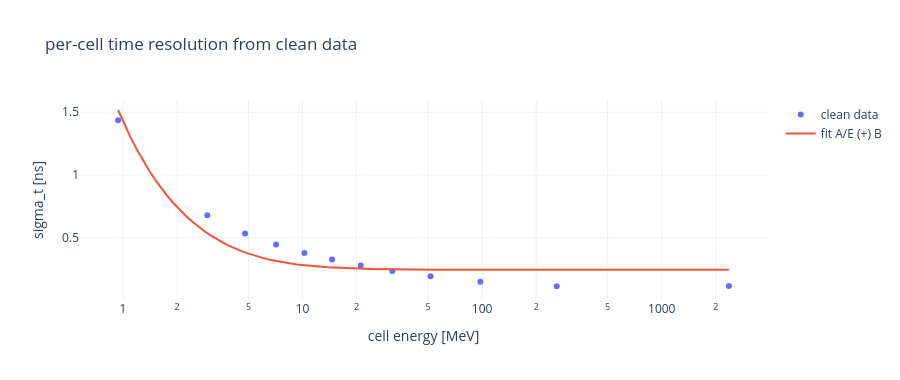

Notebook cell for this chart:
### Markdown cell above
## Measure sigma_t(E) from clean data (TOF-corrected)

Per clean window: event time = median of valid TOF-corrected cell times; residual per cell vs its energy; robust 68% width per log-energy bin; fit sigma_t(E) = sqrt((A/E)^2 + B^2). Fit on clean only - no leakage into the minbias test split.

### Code cell
def robust_sigma(x):
    x = np.sort(np.asarray(x))
    n = len(x)
    if n < 8: return np.nan
    k = max(1, int(np.floor(0.683 * n)))
    return 0.5 * np.min(x[k:] - x[:n - k])
pairs = []
for ev in CE:
    m = (np.maximum(np.abs(ev['di']), np.abs(ev['dj'])) <= W) & (ev['e'] >= THRESH)
    r = np.hypot(ev['x'][m], ev['y'][m])
    for tkey, ekey in (('tf', 'fr'), ('tb', 'bk')):
        t = ev[tkey][m] - tof(r); e = ev[ekey][m]
        v = np.isfinite(t)
        if v.sum() < 3: continue
        t0e = np.median(t[v])
        pairs.append(np.stack([e[v], t[v] - t0e], 1))
pairs = np.concatenate(pairs)
pairs = pairs[pairs[:, 0] > 0]
edges = np.quantile(pairs[:, 0], np.linspace(0, 1, 13))
ectr, svals = [], []
for i in range(12):
    hi = edges[i+1] + (1e-9 if i == 11 else 0)
    mm = (pairs[:, 0] >= edges[i]) & (pairs[:, 0] < hi)
    s = robust_sigma(pairs[mm, 1])
    if np.isfinite(s): ectr.append(float(np.median(pairs[mm, 0]))); svals.append(s)
ectr, svals = np.array(ectr), np.array(svals)
from scipy.optimize import curve_fit
def sigt_model(E, A, B): return np.sqrt((A / E) ** 2 + B ** 2)
(A_T, B_T), _ = curve_fit(sigt_model, ectr, svals, p0=[50.0, 0.2], maxfev=10000)
A_T, B_T = float(abs(A_T)), float(abs(B_T))
def sigt(E): return np.sqrt((A_T / np.maximum(E, 1e-3)) ** 2 + B_T ** 2)
print(f'sigma_t(E) = ({A_T:.1f} MeV*ns / E) (+) {B_T:.3f} ns   [{len(pairs)} clean cell-times]')
fig = go.Figure()
fig.add_scatter(x=ectr, y=svals, mode='markers', name='clean data')
xe = np.geomspace(ectr.min(), ectr.max(), 100)
fig.add_scatter(x=xe, y=sigt(xe), mode='lines', name='fit A/E (+) B')
fig.update_layout(height=380, xaxis_type='log', xaxis_title='cell energy [MeV]',
                  yaxis_title='sigma_t [ns]', title='per-cell time resolution from clean data')
fig.show()

### Figure 1 — Plotly figure (JSON) as saved in the notebook; plotly's stock layout.template omitted (floating-point values rounded to 4 significant figures)
{"data": [{"mode": "markers", "name": "clean data", "type": "scatter", "x": [0.9398, 2.947, 4.788, 7.122, 10.24, 14.61, 21.07, 31.62, 51.61, 97.77, 260.0, 2366.0], "y": [1.437, 0.6803, 0.5335, 0.4463, 0.3779, 0.3267, 0.2799, 0.2358, 0.1929, 0.1499, 0.1138, 0.1167]}, {"mode": "lines", "name": "fit A/E (+) B", "type": "scatter", "x": [0.9398, 1.017, 1.101, 1.191, 1.29, 1.396, 1.511, 1.635, 1.77, 1.915, 2.073, 2.243, 2.428, 2.628, 2.844, 3.078, 3.332, 3.606, 3.903, 4.224, 4.572, 4.948, 5.355, 5.796, 6.273, 6.79, 7.349, 7.953, 8.608, 9.317, 10.08, 10.91, 11.81, 12.78, 13.84, 14.98, 16.21, 17.54, 18.99, 20.55, 22.24, 24.07, 26.05, 28.2, 30.52, 33.03, 35.75, 38.69, 41.88, 45.32, 49.05, 53.09, 57.46, 62.19, 67.31, 72.85, 78.85, 85.34, 92.36, 99.96, 108.2, 117.1, 126.7, 137.2, 148.5, 160.7, 173.9, 188.2, 203.7, 220.5, 238.6, 258.3, 279.5, 302.5, 327.4, 354.4, 383.6, 415.1, 449.3, 486.3, 526.3, 569.6, 616.5, 667.3, 722.2, 781.6, 846.0, 915.6, 991.0, 1073.0, 1161.0, 1256.0, 1360.0, 1472.0, 1593.0, 1724.0, 1866.0, 2020.0, 2186.0, 2366.0], "y": [1.518, 1.406, 1.302, 1.207, 1.119, 1.038, 0.9638, 0.8954, 0.8326, 0.7749, 0.7221, 0.6737, 0.6295, 0.5891, 0.5523, 0.5188, 0.4884, 0.4609, 0.436, 0.4136, 0.3934, 0.3754, 0.3593, 0.3449, 0.3321, 0.3208, 0.3109, 0.3021, 0.2944, 0.2877, 0.2818, 0.2767, 0.2723, 0.2684, 0.2651, 0.2622, 0.2598, 0.2576, 0.2558, 0.2542, 0.2529, 0.2517, 0.2507, 0.2498, 0.2491, 0.2485, 0.248, 0.2475, 0.2471, 0.2468, 0.2465, 0.2462, 0.246, 0.2458, 0.2457, 0.2456, 0.2455, 0.2454, 0.2453, 0.2452, 0.2451, 0.2451, 0.2451, 0.245, 0.245, 0.245, 0.2449, 0.2449, 0.2449, 0.2449, 0.2449, 0.2449, 0.2449, 0.2448, 0.2448, 0.2448, 0.2448, 0.2448, 0.2448, 0.2448, 0.2448, 0.2448, 0.2448, 0.2448, 0.2448, 0.2448, 0.2448, 0.2448, 0.2448, 0.2448, 0.2448, 0.2448, 0.2448, 0.2448, 0.2448, 0.2448, 0.2448, 0.2448, 0.2448, 0.2448]}], "layout": {"height": 380, "title": {"text": "per-cell time resolution from clean data"}, "xaxis": {"title": {"text": "cell energy [MeV]"}, "type": "log"}, "yaxis": {"title": {"text": "sigma_t [ns]"}}}}
